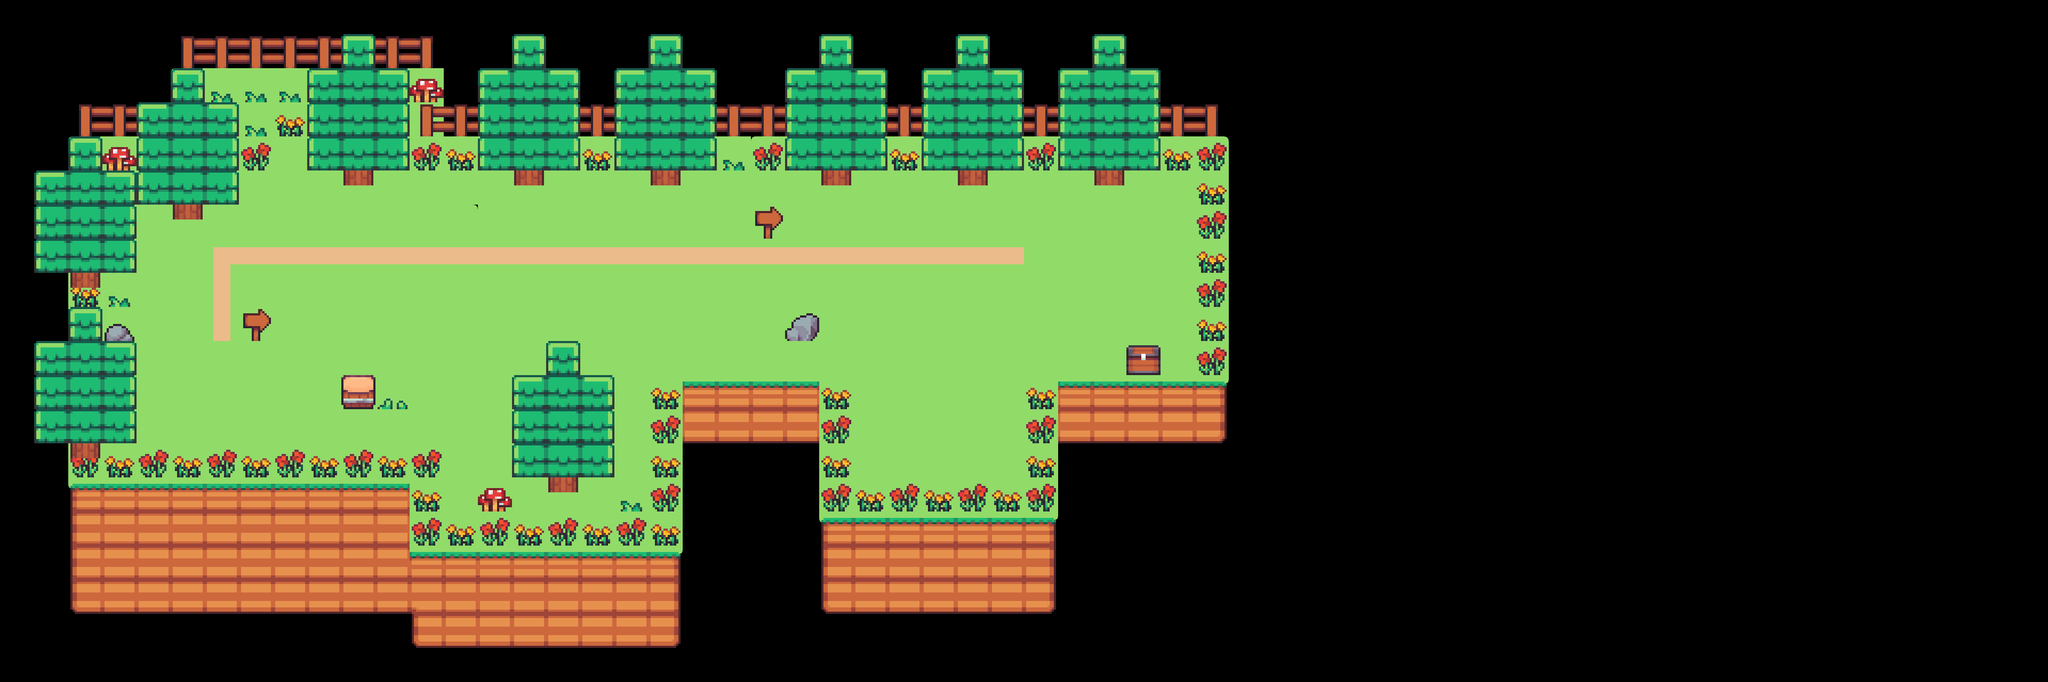

This game map was drawn from its Tiled (.tmx) file and the tilesets committed beside it. A one-line description and the trimmed map source follow:
An orthogonal 60x20 tile map with 64x64 px tiles, 4 tile layers (tiles, path, plants and rocks, trees) and 6 objects.

<map version="1.10" tiledversion="1.10.2" orientation="orthogonal" renderorder="right-down" width="60" height="20" tilewidth="64" tileheight="64" infinite="0" nextlayerid="8" nextobjectid="14">
 <tileset firstgid="1" source="level_map.tsx" />
 <layer id="1" name="tiles" width="60" height="20">
  <data>[1200 cells, 455 non-empty, 12 distinct tile ids]</data>
 </layer>
 <layer id="7" name="path" width="60" height="20">
  <data>[1200 cells, 35 non-empty, 4 distinct tile ids]</data>
 </layer>
 <layer id="3" name="plants and rocks" width="60" height="20">
  <data>[1200 cells, 97 non-empty, 16 distinct tile ids]</data>
 </layer>
 <layer id="6" name="trees" width="60" height="20">
  <data>[1200 cells, 124 non-empty, 8 distinct tile ids]</data>
 </layer>
 <objectgroup id="5" name="level buttons">
  <object id="1" x="320" y="640" width="192" height="192">
   <properties>
    <property name="Level Number" type="int" value="1" />
   </properties>
  </object>
  <object id="8" x="512" y="384" width="192" height="192">
   <properties>
    <property name="Level Number" type="int" value="2" />
   </properties>
  </object>
  <object id="11" x="1920" y="384" width="192" height="192">
   <properties>
    <property name="Level Number" type="int" value="6" />
   </properties>
  </object>
  <object id="12" x="1152" y="384" width="192" height="192">
   <properties>
    <property name="Level Number" type="int" value="4" />
   </properties>
  </object>
  <object id="13" x="1536" y="384" width="192" height="192">
   <properties>
    <property name="Level Number" type="int" value="5" />
   </properties>
  </object>
  <object id="10" x="824.463" y="372.988" width="192" height="192">
   <properties>
    <property name="Level Number" type="int" value="3" />
   </properties>
  </object>
 </objectgroup>
</map>
